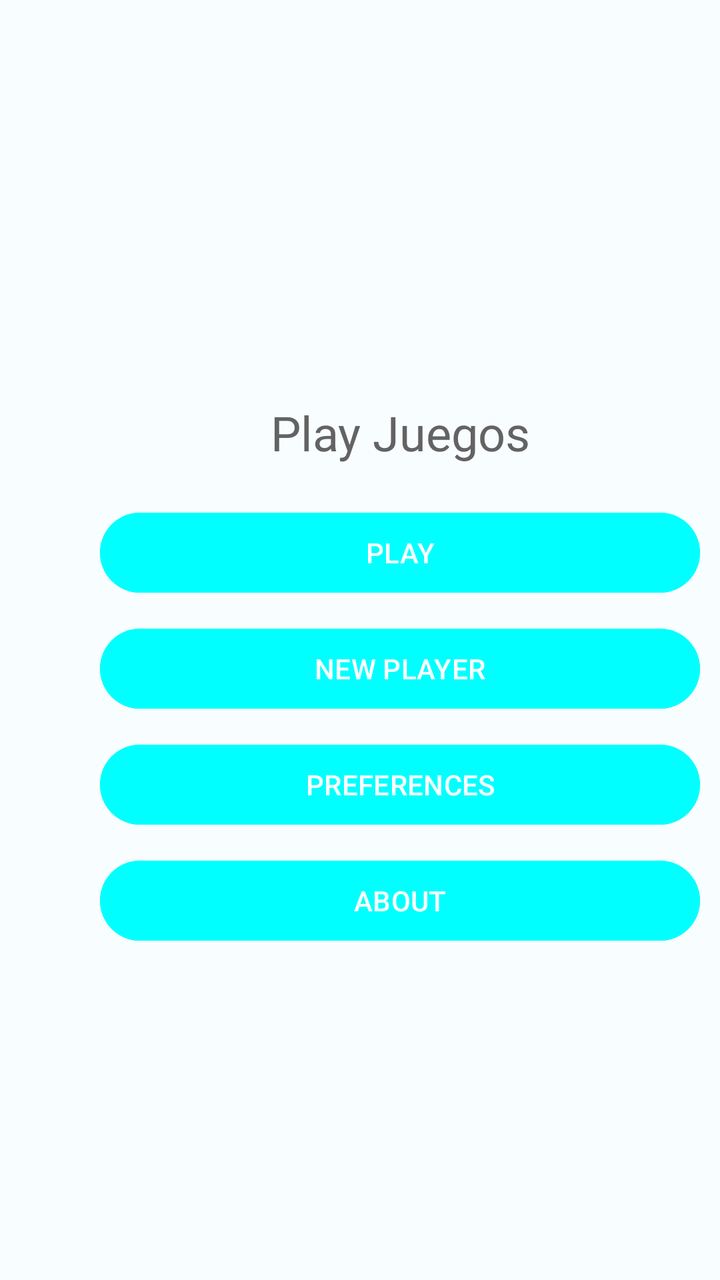
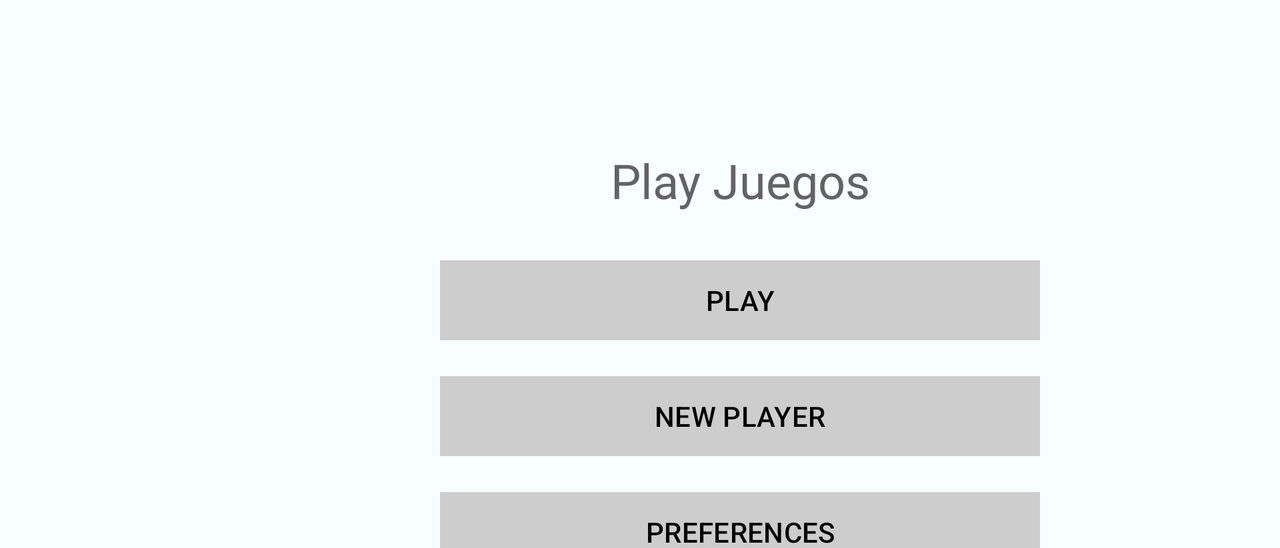

An Android layout and its configuration variant, each rendered on a device that would load it. The default file and the variant file are quoted in full after the pictures.
<!-- AndroidManifest.xml: application theme Theme.PlayJuegos1 -->
<!-- res/layout/activity_main.xml -->
<?xml version="1.0" encoding="utf-8"?>
<LinearLayout xmlns:android="http://schemas.android.com/apk/res/android"
    xmlns:app="http://schemas.android.com/apk/res-auto"
    xmlns:tools="http://schemas.android.com/tools"
    android:layout_width="match_parent"
    android:layout_height="match_parent"
    android:orientation="vertical"
    tools:context=".MainActivity">


    <LinearLayout
        android:layout_width="300dp"
        android:layout_height="wrap_content"
        android:orientation="vertical"
        android:translationX="50dp"
        android:translationY="200dp">


        <TextView
            android:id="@+id/textView1"
            android:layout_width="match_parent"
            android:layout_height="wrap_content"
            android:fontFamily="@font/courgette"
            android:text="Play Juegos"
            android:textAlignment="center"
            android:textColor="#636363"
            android:textSize="24sp" />

        <com.google.android.material.button.MaterialButton
            android:id="@+id/button1"
            android:layout_width="match_parent"
            android:layout_height="wrap_content"
            android:layout_marginTop="20dp"
            android:backgroundTint="@color/cian"
            android:text="PLAY"
            android:textColor="@color/white"
            app:rippleColor="@color/md_theme_light_tertiary"/>

        <com.google.android.material.button.MaterialButton
            android:id="@+id/button2"
            android:layout_width="match_parent"
            android:layout_height="wrap_content"
            android:layout_marginTop="10dp"
            android:backgroundTint="@color/cian"
            android:text="NEW PLAYER"
            android:textColor="@color/white"
            app:rippleColor="@color/md_theme_light_tertiary"/>

        <com.google.android.material.button.MaterialButton
            android:id="@+id/button3"
            android:layout_width="match_parent"
            android:layout_height="wrap_content"
            android:layout_marginTop="10dp"
            android:backgroundTint="@color/cian"
            android:text="PREFERENCES"
            android:textColor="@color/white"
            app:rippleColor="@color/md_theme_light_tertiary"/>

        <com.google.android.material.button.MaterialButton
            android:id="@+id/button4"
            android:layout_width="match_parent"
            android:layout_height="wrap_content"
            android:layout_marginTop="10dp"
            android:backgroundTint="@color/cian"
            android:text="ABOUT"
            android:textColor="@color/white"
            app:rippleColor="@color/md_theme_light_tertiary"/>
    </LinearLayout>
</LinearLayout>
<!-- resources referenced by this layout -->
<resources>
  <color name="cian">#00ffff</color>
  <color name="md_theme_light_tertiary">#006689</color>
  <color name="white">#FFFFFF</color>
  <style name="Theme.PlayJuegos1" parent="Base.Theme.PlayJuegos1" />
  <style name="Base.Theme.PlayJuegos1" parent="Theme.Material3.DayNight">
          <item name="colorPrimary">@color/md_theme_light_primary</item>
          <item name="colorOnPrimary">@color/md_theme_light_onPrimary</item>
          <item name="colorPrimaryContainer">@color/md_theme_light_primaryContainer</item>
          <item name="colorOnPrimaryContainer">@color/cian</item>
          <item name="colorSecondary">@color/md_theme_light_secondary</item>
          <item name="colorOnSecondary">@color/md_theme_light_onSecondary</item>
          <item name="colorSecondaryContainer">@color/md_theme_light_secondaryContainer</item>
          <item name="colorOnSecondaryContainer">@color/md_theme_light_onSecondaryContainer</item>
          <item name="colorTertiary">@color/md_theme_light_tertiary</item>
          <item name="colorOnTertiary">@color/md_theme_light_onTertiary</item>
          <item name="colorTertiaryContainer">@color/md_theme_light_tertiaryContainer</item>
          <item name="colorOnTertiaryContainer">@color/md_theme_light_onTertiaryContainer</item>
          <item name="colorError">@color/md_theme_light_error</item>
          <item name="colorErrorContainer">@color/md_theme_light_errorContainer</item>
          <item name="colorOnError">@color/md_theme_light_onError</item>
          <item name="colorOnErrorContainer">@color/md_theme_light_onErrorContainer</item>
          <item name="android:colorBackground">@color/md_theme_light_background</item>
          <item name="colorOnBackground">@color/md_theme_light_onBackground</item>
          <item name="colorSurface">@color/md_theme_light_surface</item>
          <item name="colorOnSurface">@color/md_theme_light_onSurface</item>
          <item name="colorSurfaceVariant">@color/md_theme_light_surfaceVariant</item>
          <item name="colorOnSurfaceVariant">@color/md_theme_light_onSurfaceVariant</item>
          <item name="colorOutline">@color/md_theme_light_outline</item>
          <item name="colorOnSurfaceInverse">@color/md_theme_light_inverseOnSurface</item>
          <item name="colorSurfaceInverse">@color/md_theme_light_inverseSurface</item>
          <item name="colorPrimaryInverse">@color/md_theme_light_inversePrimary</item>
      </style>
  <color name="md_theme_light_primary">#C00016</color>
  <color name="md_theme_light_onPrimary">#FFFFFF</color>
  <color name="md_theme_light_primaryContainer">#ef001e</color>
  <color name="md_theme_light_secondary">#C00016</color>
  <color name="md_theme_light_onSecondary">#FFFFFF</color>
  <color name="md_theme_light_secondaryContainer">#ef001e</color>
  <color name="md_theme_light_onSecondaryContainer">#410003</color>
  <color name="md_theme_light_onTertiary">#FFFFFF</color>
  <color name="md_theme_light_tertiaryContainer">#C3E8FF</color>
  <color name="md_theme_light_onTertiaryContainer">#001E2C</color>
  <color name="md_theme_light_error">#BA1A1A</color>
  <color name="md_theme_light_errorContainer">#FFDAD6</color>
  <color name="md_theme_light_onError">#FFFFFF</color>
  <color name="md_theme_light_onErrorContainer">#410002</color>
  <color name="md_theme_light_background">#F8FDFF</color>
  <color name="md_theme_light_onBackground">#001F25</color>
  <color name="md_theme_light_surface">#ef001e</color>
  <color name="md_theme_light_onSurface">#001F25</color>
  <color name="md_theme_light_surfaceVariant">#F5DDDB</color>
  <color name="md_theme_light_onSurfaceVariant">#534341</color>
  <color name="md_theme_light_outline">#857371</color>
  <color name="md_theme_light_inverseOnSurface">#D6F6FF</color>
  <color name="md_theme_light_inverseSurface">#00363F</color>
  <color name="md_theme_light_inversePrimary">#FFB4AC</color>
</resources>
<!-- res/layout-land/activity_main.xml (the repository's variant of the layout above) -->
<!-- drawn on the phone turned sideways -->
<?xml version="1.0" encoding="utf-8"?>
<LinearLayout xmlns:android="http://schemas.android.com/apk/res/android"
    xmlns:app="http://schemas.android.com/apk/res-auto"
    xmlns:tools="http://schemas.android.com/tools"
    android:layout_width="300dp"
    android:layout_height="wrap_content"
    android:orientation="vertical"
    android:translationX="220dp"
    android:translationY="74dp"
    tools:context=".MainActivity">

    <TextView
        android:id="@+id/textView1"
        android:layout_width="match_parent"
        android:layout_height="wrap_content"
        android:fontFamily="@font/courgette"
        android:text="Play Juegos"
        android:textAlignment="center"
        android:textColor="#636363"
        android:textSize="24sp" />

    <Button
        android:id="@+id/button1"
        android:layout_width="match_parent"
        android:layout_height="wrap_content"
        android:layout_marginTop="20dp"
        android:backgroundTint="#CDCDCD"
        android:text="PLAY"
        android:textColor="#000000"
        app:cornerRadius="0dp" />

    <Button
        android:id="@+id/button2"
        android:layout_width="match_parent"
        android:layout_height="wrap_content"
        android:layout_marginTop="10dp"
        android:backgroundTint="#CDCDCD"
        android:text="NEW PLAYER"
        android:textColor="#000000"
        app:cornerRadius="0dp" />

    <Button
        android:id="@+id/button3"
        android:layout_width="match_parent"
        android:layout_height="wrap_content"
        android:layout_marginTop="10dp"
        android:backgroundTint="#CDCDCD"
        android:text="PREFERENCES"
        android:textColor="#000000"
        app:cornerRadius="0dp" />

    <Button
        android:id="@+id/button4"
        android:layout_width="match_parent"
        android:layout_height="wrap_content"
        android:layout_marginTop="10dp"
        android:backgroundTint="#CDCDCD"
        android:text="ABOUT"
        android:textColor="#000000"
        app:cornerRadius="0dp" />
</LinearLayout>
<!-- resources referenced by the variant -->
<!-- as the phone turned sideways resolves them -->
<resources>
  <style name="Theme.PlayJuegos1" parent="Base.Theme.PlayJuegos1" />
  <style name="Base.Theme.PlayJuegos1" parent="Theme.Material3.DayNight">
          <item name="colorPrimary">@color/md_theme_light_primary</item>
          <item name="colorOnPrimary">@color/md_theme_light_onPrimary</item>
          <item name="colorPrimaryContainer">@color/md_theme_light_primaryContainer</item>
          <item name="colorOnPrimaryContainer">@color/cian</item>
          <item name="colorSecondary">@color/md_theme_light_secondary</item>
          <item name="colorOnSecondary">@color/md_theme_light_onSecondary</item>
          <item name="colorSecondaryContainer">@color/md_theme_light_secondaryContainer</item>
          <item name="colorOnSecondaryContainer">@color/md_theme_light_onSecondaryContainer</item>
          <item name="colorTertiary">@color/md_theme_light_tertiary</item>
          <item name="colorOnTertiary">@color/md_theme_light_onTertiary</item>
          <item name="colorTertiaryContainer">@color/md_theme_light_tertiaryContainer</item>
          <item name="colorOnTertiaryContainer">@color/md_theme_light_onTertiaryContainer</item>
          <item name="colorError">@color/md_theme_light_error</item>
          <item name="colorErrorContainer">@color/md_theme_light_errorContainer</item>
          <item name="colorOnError">@color/md_theme_light_onError</item>
          <item name="colorOnErrorContainer">@color/md_theme_light_onErrorContainer</item>
          <item name="android:colorBackground">@color/md_theme_light_background</item>
          <item name="colorOnBackground">@color/md_theme_light_onBackground</item>
          <item name="colorSurface">@color/md_theme_light_surface</item>
          <item name="colorOnSurface">@color/md_theme_light_onSurface</item>
          <item name="colorSurfaceVariant">@color/md_theme_light_surfaceVariant</item>
          <item name="colorOnSurfaceVariant">@color/md_theme_light_onSurfaceVariant</item>
          <item name="colorOutline">@color/md_theme_light_outline</item>
          <item name="colorOnSurfaceInverse">@color/md_theme_light_inverseOnSurface</item>
          <item name="colorSurfaceInverse">@color/md_theme_light_inverseSurface</item>
          <item name="colorPrimaryInverse">@color/md_theme_light_inversePrimary</item>
      </style>
  <color name="md_theme_light_primary">#C00016</color>
  <color name="md_theme_light_onPrimary">#FFFFFF</color>
  <color name="md_theme_light_primaryContainer">#ef001e</color>
  <color name="cian">#00ffff</color>
  <color name="md_theme_light_secondary">#C00016</color>
  <color name="md_theme_light_onSecondary">#FFFFFF</color>
  <color name="md_theme_light_secondaryContainer">#ef001e</color>
  <color name="md_theme_light_onSecondaryContainer">#410003</color>
  <color name="md_theme_light_tertiary">#006689</color>
  <color name="md_theme_light_onTertiary">#FFFFFF</color>
  <color name="md_theme_light_tertiaryContainer">#C3E8FF</color>
  <color name="md_theme_light_onTertiaryContainer">#001E2C</color>
  <color name="md_theme_light_error">#BA1A1A</color>
  <color name="md_theme_light_errorContainer">#FFDAD6</color>
  <color name="md_theme_light_onError">#FFFFFF</color>
  <color name="md_theme_light_onErrorContainer">#410002</color>
  <color name="md_theme_light_background">#F8FDFF</color>
  <color name="md_theme_light_onBackground">#001F25</color>
  <color name="md_theme_light_surface">#ef001e</color>
  <color name="md_theme_light_onSurface">#001F25</color>
  <color name="md_theme_light_surfaceVariant">#F5DDDB</color>
  <color name="md_theme_light_onSurfaceVariant">#534341</color>
  <color name="md_theme_light_outline">#857371</color>
  <color name="md_theme_light_inverseOnSurface">#D6F6FF</color>
  <color name="md_theme_light_inverseSurface">#00363F</color>
  <color name="md_theme_light_inversePrimary">#FFB4AC</color>
</resources>
